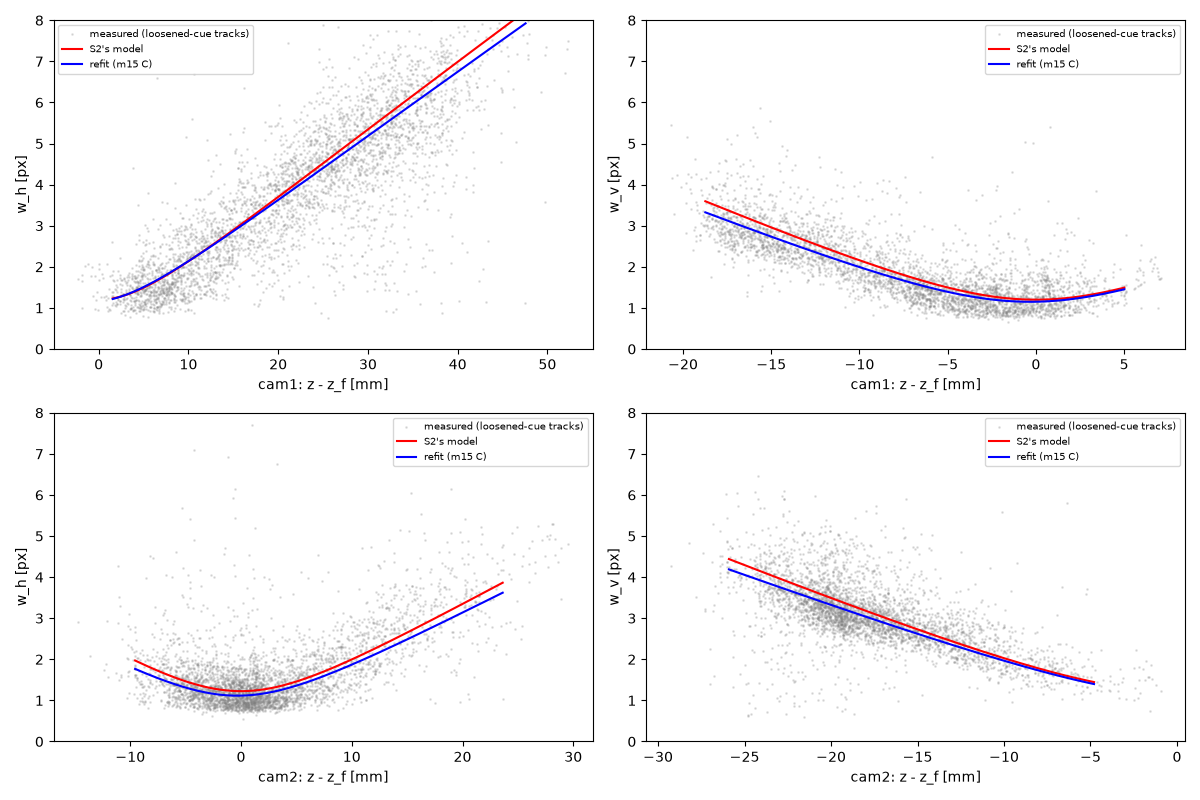

This figure's Python source:
"""M0 and M1 (plan, section 3): T1's shape model from its tracked particles' measured widths.

    python m01_shape.py

M0, the data.  The long tracks' points with a detection within 3 px in both cameras (gather.py, every 5th frame), their
measured RMS widths w = sqrt(L^2/12 + s^2) along u and v, and the focal depths z_tan, z_sag of each camera at the
track's 3-D point, from two runs:
  - the 15 px run (s3_final_m15): its tracks passed the depth cue at 0.8 px / 20 %, so their widths are censored towards
    the current model;
  - the run with the cue loosened to 1.5 px / 40 % (s3_final_m15cue, this plan's), keeping only its long (>= 20
    points), swirl-consistent tracks (T1-e's test: the mean |v_r| / |v| over the steps >= 8 mm from the axis at most
    0.3), so that the looser cue's extra ghosts stay out.
  Per camera and axis: the residual against S2's model (A, z_f, sigma0; cases/cyl_20261007/data/T1_shape.json), its
  depth trend, the share inside the cue, and the share of the residual's variance that is per particle (between
  tracks, the intra-class correlation).
M1, the refit.  Per camera, by robust least squares (Cauchy loss, scale 0.5 px) on both widths, on the tracks of even
id (the odd ones held out), models:
  A   A, z_f, sigma0 (S2's model A, refitted on the tracks);
  B   + delta, one depth offset of both focal depths (S2's model B);
  C   + delta_h, delta_v: separate offsets of z_tan and z_sag (the trends T1-c and S2 found have opposite signs in w_h
      and w_v: the astigmatism's split, not the overall depth, is off);
  D   C with separate sigma0 along u and v.
  Judged on held-out data, truth-free, as S2 judges: on the held-out frames 5, 15, ..., 245, every candidate pair of all
  detections (t1_m15's gather), the depth cue (both widths in both cameras within max(0.8 px, 20 %) of the model at the
  pair's midpoint) under each model: the true pairs it keeps (signal band d <= 1.5 px minus k x the band 4-8 px) and
  the random ones (the band 4-8 px), against S2's model; also the tolerances that maximise true / sqrt(random) (S2's
  rule).  The plan's bar: >= 65 % of the true pairs kept with no more random ones; stop if the error is per-particle
  scatter (a refit cannot remove that).  The flux law (log flux against log(|b| + |c| + 2)) is refitted for the
  chosen model, and its OTF table written for M2 (data/shape/T1_otf_<model>.txt; the case's own table untouched).
Writes m01_shape_out.txt, .json and m01_shape.png.
"""
from __future__ import annotations

import math
import os

import numpy as np

import selfcal as sc

GATE = 3.0
TOL = (0.8, 0.2)
SIG, BG0, BAND = 1.5, 4.0, 8.0
HELD = list(range(5, 246, 10))


def swirl_per_track(tracks, r_min=8.0):
    """T1-e's swirl statistic per track key: the mean of |v_r| / |v| over its steps at least r_min from the axis."""
    out = {}
    for k, tr in tracks.items():
        if len(tr) < 4 or np.any(np.diff(tr[:, 0]) != 1):
            out[k] = np.nan
            continue
        X = tr[:, 1:4]
        v = np.diff(X, axis=0)
        m = 0.5 * (X[1:] + X[:-1])
        r = np.hypot(m[:, 0], m[:, 2])
        sp = np.linalg.norm(v, axis=1)
        ok = (r >= r_min) & (sp > 0)
        vr = (m[:, 0] * v[:, 0] + m[:, 2] * v[:, 2]) / np.maximum(r, 1e-9)
        out[k] = float(np.mean(np.abs(vr[ok]) / sp[ok])) if ok.any() else np.nan
    return out


def points(name, run_dir, keep_tracks=None):
    """Track points paired in both cameras: widths (n, 2 cams, 2 axes), focal depths (n, 2, 2), detections' flux and
    box lengths, track keys."""
    recs = sc.load_gather(name)
    W, Z, F, Lb, keys, fr = [], [], [], [], [], []
    for g in recs:
        if not len(g["X"]):
            continue
        m = ((g["pair"] >= 0) & (g["pair_dist"] <= GATE)).all(axis=1)
        kk = [(str(a), int(b)) for a, b in zip(g["track_kind"], g["track_id"])]
        if keep_tracks is not None:
            m &= np.array([k in keep_tracks for k in kk])
        idx = np.flatnonzero(m)
        w = np.zeros((len(idx), 2, 2))
        f = np.zeros((len(idx), 2))
        lb = np.zeros((len(idx), 2, 2))
        for c in (0, 1):
            d = g[f"det{c}"][g["pair"][idx, c]]
            w[:, c, 0] = np.sqrt(d[:, 2] ** 2 / 12 + d[:, 4] ** 2)
            w[:, c, 1] = np.sqrt(d[:, 3] ** 2 / 12 + d[:, 5] ** 2)
            f[:, c] = d[:, 8]
            lb[:, c] = d[:, 2:4]
        z = np.stack([g["z_track0"][idx], g["z_track1"][idx]], axis=1)
        W.append(w)
        Z.append(z)
        F.append(f)
        Lb.append(lb)
        keys += [kk[i] for i in idx]
        fr.append(np.full(len(idx), int(g["t"])))
    return {"w": np.concatenate(W), "z": np.concatenate(Z), "flux": np.concatenate(F), "Lbox": np.concatenate(Lb),
            "keys": keys, "frame": np.concatenate(fr)}


def widths(p, f_px, z, model):
    """Predicted RMS widths (n, 2) for the parameters p of a model at focal depths z (n, 2)."""
    if model == "A":
        A, zf, s0 = p
        dh = dv = 0.0
        sh = sv = s0
    elif model == "B":
        A, zf, s0, d = p
        dh = dv = d
        sh = sv = s0
    elif model == "C":
        A, zf, s0, dh, dv = p
        sh = sv = s0
    else:
        A, zf, sh, sv, dh, dv = p
    Lh = A * f_px * np.abs(1.0 / (z[:, 0] + dh) - 1.0 / zf)
    Lv = A * f_px * np.abs(1.0 / (z[:, 1] + dv) - 1.0 / zf)
    return np.column_stack([np.sqrt(Lh ** 2 / 16 + sh ** 2), np.sqrt(Lv ** 2 / 16 + sv ** 2)])


def start(model, s2):
    A, zf, s0 = s2["A_mm"], s2["z_f_mm"], s2["sigma0_px"]
    return {"A": [A, zf, s0], "B": [A, zf, s0, 0.0], "C": [A, zf, s0, 0.0, 0.0], "D": [A, zf, s0, s0, 0.0, 0.0]}[model]


def fit_model(w, z, f_px, model, s2):
    from scipy.optimize import least_squares
    ok = np.all(np.isfinite(z), axis=1) & np.all(np.isfinite(w), axis=1)

    def res(p):
        return (widths(p, f_px, z[ok], model) - w[ok]).ravel()
    lo = {"A": [1.0, 300.0, 0.3], "B": [1.0, 300.0, 0.3, -300.0], "C": [1.0, 300.0, 0.3, -300.0, -300.0],
          "D": [1.0, 300.0, 0.3, 0.3, -300.0, -300.0]}[model]
    hi = {"A": [60.0, 3000.0, 3.0], "B": [60.0, 3000.0, 3.0, 300.0], "C": [60.0, 3000.0, 3.0, 300.0, 300.0],
          "D": [60.0, 3000.0, 3.0, 3.0, 300.0, 300.0]}[model]
    best = None
    for dA in (0.7, 1.0, 1.4):
        p0 = np.array(start(model, s2), float)
        p0[0] *= dA
        r = least_squares(res, p0, bounds=(lo, hi), loss="cauchy", f_scale=0.5, x_scale="jac", max_nfev=2000)
        if best is None or r.cost < best.cost:
            best = r
    return best.x, float(best.cost)


def residual_stats(w, z, f_px, p, model):
    ok = np.all(np.isfinite(z), axis=1)
    pr = widths(p, f_px, z[ok], model)
    r = w[ok] - pr                         # measured - predicted (T1-c's sign)
    q = lambda x: np.percentile(np.abs(x), [50, 68, 90]).tolist()  # noqa: E731
    inside = np.all(np.abs(r) <= np.maximum(TOL[0], TOL[1] * pr), axis=1)
    return {"n": int(ok.sum()), "q_h": q(r[:, 0]), "q_v": q(r[:, 1]), "median_h": float(np.median(r[:, 0])),
            "median_v": float(np.median(r[:, 1])), "inside_cue": float(inside.mean())}, r, ok


def icc(r, keys):
    """The share of the residual's variance that lies between tracks (a robust ANOVA: track medians)."""
    from collections import defaultdict
    groups = defaultdict(list)
    for x, k in zip(r, keys):
        if np.isfinite(x):
            groups[k].append(x)
    means = np.array([np.mean(v) for v in groups.values() if len(v) >= 3])
    within = np.concatenate([np.array(v) - np.mean(v) for v in groups.values() if len(v) >= 3])
    nbar = np.mean([len(v) for v in groups.values() if len(v) >= 3])
    vb = np.var(means) - np.var(within) / nbar
    return float(max(vb, 0.0) / (max(vb, 0.0) + np.var(within))), int(len(means))


def depth_trend(x, r, nb=6):
    ok = np.isfinite(x) & np.isfinite(r)
    e = np.quantile(x[ok], np.linspace(0, 1, nb + 1))
    c, m = [], []
    for lo, hi in zip(e[:-1], e[1:]):
        s = ok & (x >= lo) & (x <= hi)
        c.append(float(np.median(x[s])))
        m.append(float(np.median(r[s])))
    return c, m


def fit_map(uv, y, lam=1e4, iters=6):
    """A smooth scalar map over the sensor (one B-spline component of selfcal.Field), Cauchy-weighted."""
    import scipy.sparse as sp
    import scipy.sparse.linalg as spla
    f = sc.Field(1)
    cols, vals = f.basis_rows(uv)
    A = sp.csr_matrix((vals.ravel(), (np.repeat(np.arange(len(uv)), 16), cols.ravel())), shape=(len(uv), f.nb))
    R = lam * sp.csr_matrix(f.penalty()) + sp.identity(f.nb)
    w = np.ones(len(uv))
    th = np.zeros(f.nb)
    s = 1.4826 * np.median(np.abs(y - np.median(y)))
    for _ in range(iters):
        th = spla.spsolve((A.T @ sp.diags(w) @ A + R).tocsc(), A.T @ (w * y))
        e = (y - A @ th) / max(s, 1e-6)
        w = 1.0 / (1.0 + (e / 2.0) ** 2)
    f.theta[:f.nb] = th
    return f


def eval_map(f, uv):
    return f.eval_points(0, uv)[:, 0]


def cue_stats(recs, params, f_px, models, tol=TOL, wmaps=None, use=()):
    """S2's held-out statistics of the depth cue on every candidate pair: (true kept, its SE, random kept); with
    wmaps, the measured widths are first corrected by the maps of (camera, axis) in use."""
    keep, d = [], []
    for g in recs:
        C = g["cand"]
        if not len(C):
            continue
        ok = np.ones(len(C), bool)
        for c in (0, 1):
            z = g[f"z_cand{c}"]
            good = np.all(np.isfinite(z), axis=1)
            det = g[f"det{c}"][C[:, c].astype(int)]
            wm = np.column_stack([np.sqrt(det[:, 2] ** 2 / 12 + det[:, 4] ** 2),
                                  np.sqrt(det[:, 3] ** 2 / 12 + det[:, 5] ** 2)])
            for k in (0, 1):
                if wmaps is not None and (c, k) in use:
                    wm[:, k] = wm[:, k] - eval_map(wmaps[(c, k)], det[:, :2])
            zz = np.where(good[:, None], z, 1e3)
            pr = widths(params[c], f_px[c], zz, models[c])
            ok &= good & np.all(np.abs(wm - pr) <= np.maximum(tol[0], tol[1] * pr), axis=1)
        keep.append(ok)
        d.append(C[:, 5])
    keep, d = np.concatenate(keep), np.concatenate(d)
    sig, bg = d <= SIG, (d >= BG0) & (d <= BAND)
    k = SIG / (BAND - BG0)
    n_true = sig.sum() - k * bg.sum()
    t = keep[sig].sum() - k * keep[bg].sum()
    se = math.sqrt(keep[sig].sum() + k ** 2 * keep[bg].sum())
    return float(t / n_true), float(se / n_true), float(keep[bg].mean()), float(n_true / len(recs))


def main():
    log = sc.Log("m01_shape")
    shape = sc.load_json(os.path.join(sc.CASE_DATA, "T1_shape.json"))
    s2 = shape["cameras"]
    f_px = [c["f_px"] for c in s2]
    p_s2 = [[c["A_mm"], c["z_f_mm"], c["sigma0_px"]] for c in s2]
    out = {"s2_model": s2}
    log(f"M0/M1: S2's model A: cam1 A {p_s2[0][0]:.2f} mm, z_f {p_s2[0][1]:.1f} mm, sigma0 {p_s2[0][2]:.3f} px; cam2 A "
        f"{p_s2[1][0]:.2f}, z_f {p_s2[1][1]:.1f}, sigma0 {p_s2[1][2]:.3f}")

    # M0: the data
    t_cue, _last = sc.read_tracks(os.path.join(sc.CASE_RUNS, "s3_final_m15cue"))
    sw = swirl_per_track(t_cue)
    keep = {k for k, tr in t_cue.items() if len(tr) >= 20 and np.isfinite(sw[k]) and sw[k] <= 0.3}
    log(f"  the loosened-cue run: {len(t_cue)} long tracks; {len(keep)} kept (>= 20 points, swirl <= 0.3; "
        f"{sum(1 for k, tr in t_cue.items() if len(tr) >= 20)} have >= 20 points)")
    data = {"m15": points("t1_m15", sc.RUN_M15), "cue": points("t1_m15cue", None, keep)}
    out["M0"] = {}
    for nm, D in data.items():
        rec = {"points": len(D["keys"]), "tracks": len(set(D["keys"]))}
        for c in (0, 1):
            st, r, ok = residual_stats(D["w"][:, c], D["z"][:, c], f_px[c], p_s2[c], "A")
            ich, _ = icc(r[:, 0], [k for k, o in zip(D["keys"], ok) if o])
            icv, ntr = icc(r[:, 1], [k for k, o in zip(D["keys"], ok) if o])
            zz = D["z"][ok, c]
            th = depth_trend(zz[:, 0] - s2[c]["z_f_mm"], r[:, 0])
            tv = depth_trend(zz[:, 1] - s2[c]["z_f_mm"], r[:, 1])
            st.update({"icc_h": ich, "icc_v": icv, "icc_tracks": ntr, "trend_h": th, "trend_v": tv})
            rec[f"cam{c + 1}"] = st
            log(f"  M0 {nm}, cam{c + 1}: {st['n']} points; |measured - S2's model| 50/68/90 %: w_h "
                f"{'/'.join(f'{x:.2f}' for x in st['q_h'])}, w_v {'/'.join(f'{x:.2f}' for x in st['q_v'])} px (medians "
                f"{st['median_h']:+.2f}, {st['median_v']:+.2f}); inside the cue {100 * st['inside_cue']:.0f} %; per "
                f"particle (between tracks) {100 * ich:.0f} % / {100 * icv:.0f} % of the variance; trend with z - z_f: "
                f"w_h {', '.join(f'{m:+.2f}' for m in th[1])}; w_v {', '.join(f'{m:+.2f}' for m in tv[1])}")
        out["M0"][nm] = rec

    # M1: the refits on the even tracks, held out on the odd
    held_recs = sc.load_gather("t1_m15", frames=set(HELD))
    base_cue = cue_stats(held_recs, p_s2, f_px, ["A", "A"])
    log(f"  M1: the held-out frames' candidate pairs ({base_cue[3]:.0f} true pairs per frame in the signal band): S2's "
        f"model keeps {100 * base_cue[0]:.1f} +- {100 * base_cue[1]:.1f} % of the true pairs and {100 * base_cue[2]:.2f} "
        f"% of the random ones")
    out["M1"] = {"s2_model_cue": base_cue, "fits": {}}
    fits = {}
    for nm in ("m15", "cue"):
        D = data[nm]
        even = np.array([k[1] % 2 == 0 for k in D["keys"]])
        for model in ("A", "B", "C", "D"):
            ps, rows = [], {}
            for c in (0, 1):
                p, cost = fit_model(D["w"][even, c], D["z"][even, c], f_px[c], model, s2[c])
                st_te, r_te, _ok = residual_stats(D["w"][~even, c], D["z"][~even, c], f_px[c], p, model)
                ps.append(p.tolist())
                rows[f"cam{c + 1}"] = {"params": p.tolist(), "cost": cost, "heldout_tracks": st_te}
            cs = cue_stats(held_recs, ps, f_px, [model, model])
            fits[(nm, model)] = (ps, cs)
            out["M1"]["fits"][f"{nm}_{model}"] = {**rows, "cue": cs}
            log(f"  M1 {nm} model {model}: cam1 {np.round(ps[0], 2).tolist()}, cam2 {np.round(ps[1], 2).tolist()}; "
                f"held-out tracks |resid| 68 %: cam1 {rows['cam1']['heldout_tracks']['q_h'][1]:.2f}/"
                f"{rows['cam1']['heldout_tracks']['q_v'][1]:.2f}, cam2 {rows['cam2']['heldout_tracks']['q_h'][1]:.2f}/"
                f"{rows['cam2']['heldout_tracks']['q_v'][1]:.2f} px; cue on the held-out frames: true kept "
                f"{100 * cs[0]:.1f} +- {100 * cs[1]:.1f} %, random {100 * cs[2]:.2f} %")
    # the best by the held-out cue: most true pairs with no more random ones than S2's model
    ok_fits = {k: v for k, v in fits.items() if v[1][2] <= base_cue[2] * 1.05}
    best = max(ok_fits or fits, key=lambda k: (ok_fits or fits)[k][1][0])
    ps, cs = fits[best]
    log(f"  best (the most true pairs kept with at most 5 % more random ones than S2's): {best[0]} model {best[1]}: "
        f"true {100 * cs[0]:.1f} % (S2's {100 * base_cue[0]:.1f} %), random {100 * cs[2]:.2f} % ({100 * base_cue[2]:.2f} %)")
    # the tolerance scan of the best (S2's rule: maximise true / sqrt(random))
    scan = []
    for tp in (0.5, 0.6, 0.8, 1.0, 1.2):
        for tr in (0.1, 0.15, 0.2, 0.25, 0.3):
            t, se, r, _n = cue_stats(held_recs, ps, f_px, [best[1], best[1]], (tp, tr))
            scan.append({"tol_px": tp, "tol_rel": tr, "true_kept": t, "true_kept_se": se, "random_kept": r})
    rec_t = max(scan, key=lambda x: x["true_kept"] / math.sqrt(max(x["random_kept"], 1e-9)))
    base_t = max([cue_stats(held_recs, p_s2, f_px, ["A", "A"], (tp, tr)) + (tp, tr)
                  for tp in (0.5, 0.6, 0.8, 1.0, 1.2) for tr in (0.1, 0.15, 0.2, 0.25, 0.3)],
                 key=lambda x: x[0] / math.sqrt(max(x[2], 1e-9)))
    log(f"  tolerances (true / sqrt(random) at its largest): the best model at {rec_t['tol_px']} px / {rec_t['tol_rel']}: "
        f"true {100 * rec_t['true_kept']:.1f} %, random {100 * rec_t['random_kept']:.2f} %; S2's model at "
        f"{base_t[4]} px / {base_t[5]}: true {100 * base_t[0]:.1f} %, random {100 * base_t[2]:.2f} %")
    out["M1"].update({"best": {"data": best[0], "model": best[1], "params": ps, "cue": cs}, "scan": scan,
                      "best_tolerances": rec_t, "s2_best_tolerances": list(base_t)})
    # a fair comparison: each model's true pairs kept at the same random rate (its tolerance scan's upper envelope,
    # interpolated at S2's random rate and at 2 and 5 %)
    tps = (0.4, 0.5, 0.6, 0.7, 0.8, 0.9, 1.0, 1.2, 1.5)
    trs = (0.1, 0.15, 0.2, 0.25, 0.3, 0.4)
    roc = {}
    cand_models = {"S2": (p_s2, "A")}
    for key in (("m15", "A"), ("m15", "C"), ("cue", "A"), ("cue", "C"), best):
        cand_models[f"{key[0]}_{key[1]}"] = (fits[key][0], key[1])
    for nm, (pp, md) in cand_models.items():
        pts = sorted((cue_stats(held_recs, pp, f_px, [md, md], (tp, tr))[2],
                      cue_stats(held_recs, pp, f_px, [md, md], (tp, tr))[0]) for tp in tps for tr in trs)
        env, top = [], -1.0
        for r_, t_ in pts:                      # the upper envelope: the most true pairs at or below each random rate
            if t_ > top:
                env.append((r_, t_))
                top = t_
        er, et = np.array(env).T
        at = {f"{x:.4f}": float(np.interp(x, er, et)) for x in (0.02, base_cue[2], 0.05)}
        roc[nm] = {"envelope": env, "true_at": at}
        log(f"  ROC {nm}: true pairs kept at the same random rate: 2 % -> {100 * at['0.0200']:.1f} %, "
            f"{100 * base_cue[2]:.2f} % -> {100 * at[f'{base_cue[2]:.4f}']:.1f} %, 5 % -> {100 * at['0.0500']:.1f} %")
    out["M1"]["roc"] = roc
    gain = max(v["true_at"][f"{base_cue[2]:.4f}"] for k, v in roc.items() if k != "S2") \
        - roc["S2"]["true_at"][f"{base_cue[2]:.4f}"]
    out["M1"]["roc_gain_at_s2_random"] = gain
    log(f"  the refits' best gain at S2's random rate: {100 * gain:+.1f} points of the true pairs")
    # is the per-particle part a map over the image (e.g. field curvature), which a model could take up?
    D = data["m15"]
    maps = {}
    h1 = D["frame"] <= 125
    for c in (0, 1):
        st, r, ok = residual_stats(D["w"][:, c], D["z"][:, c], f_px[c], p_s2[c], "A")
        recs_m = sc.load_gather("t1_m15")
        uv = np.concatenate([g[f"det{c}"][g["pair"][((g["pair"] >= 0) & (g["pair_dist"] <= GATE)).all(axis=1), c], :2]
                             for g in recs_m if len(g["X"])])[ok]
        for k, axn in ((0, "w_h"), (1, "w_v")):
            n, med, se = sc.cell_stats(uv, r[:, k])
            n1, m1, _s1 = sc.cell_stats(uv[h1[ok]], r[h1[ok], k])
            n2, m2, _s2 = sc.cell_stats(uv[~h1[ok]], r[~h1[ok], k])
            from v0_pattern import corr
            cc, nc = corr(m1, m2)
            stt = sc.map_rms(med, se, n)
            maps[f"cam{c + 1}_{axn}"] = {"median": med.tolist(), "stats": stt, "halves_corr": cc, "cells": nc}
            log(f"  width residual map cam{c + 1} {axn}: {stt['cells']} cells, RMS of the cell medians "
                f"{stt['rms']:.3f} px ({stt['rms_noise_corrected']:.3f} with their noise taken off); halves "
                f"correlation {cc:.2f}")
    out["M0"]["width_maps"] = maps
    # M1b: the widths' map over the image as a model term (a lens's field curvature changes the blur across the field
    # at one depth, which the model's z_f cannot): per camera and axis a smooth map (B-splines 10 x 6, bending 1e4,
    # Cauchy) of the residual against S2's model, fitted on the even tracks of the 15 px run, subtracted from every
    # held-out candidate pair's measured widths, then the cue's ROC as above
    wmaps = {}
    even = np.array([k[1] % 2 == 0 for k in D["keys"]])
    for c in (0, 1):
        st, r, ok = residual_stats(D["w"][:, c], D["z"][:, c], f_px[c], p_s2[c], "A")
        recs_m = sc.load_gather("t1_m15")
        uv = np.concatenate([g[f"det{c}"][g["pair"][((g["pair"] >= 0) & (g["pair_dist"] <= GATE)).all(axis=1), c], :2]
                             for g in recs_m if len(g["X"])])[ok]
        ev = even[ok]
        for k in (0, 1):
            wmaps[(c, k)] = fit_map(uv[ev], r[ev, k])
            # held out on the odd tracks: the residual's |.| 68 % before and after the map
            pred = eval_map(wmaps[(c, k)], uv[~ev])
            q0 = float(np.percentile(np.abs(r[~ev, k]), 68))
            q1 = float(np.percentile(np.abs(r[~ev, k] - pred), 68))
            log(f"  M1b map cam{c + 1} {'w_h' if k == 0 else 'w_v'}: its RMS {np.sqrt(np.mean(pred ** 2)):.3f} px at the "
                f"odd tracks; their |residual| 68 % {q0:.3f} -> {q1:.3f} px")
    roc_m = {}
    for nm, use in (("S2+maps", {(0, 0), (0, 1), (1, 0), (1, 1)}), ("S2+cam1_wh_map", {(0, 0)})):
        pts = sorted((cue_stats(held_recs, p_s2, f_px, ["A", "A"], (tp, tr), wmaps, use)[2],
                      cue_stats(held_recs, p_s2, f_px, ["A", "A"], (tp, tr), wmaps, use)[0]) for tp in tps for tr in trs)
        env, top = [], -1.0
        for r_, t_ in pts:
            if t_ > top:
                env.append((r_, t_))
                top = t_
        er, et = np.array(env).T
        at = {f"{x:.4f}": float(np.interp(x, er, et)) for x in (0.02, base_cue[2], 0.05)}
        roc_m[nm] = {"envelope": env, "true_at": at}
        log(f"  ROC {nm}: true pairs kept at 2 % random {100 * at['0.0200']:.1f} %, at "
            f"{100 * base_cue[2]:.2f} % {100 * at[f'{base_cue[2]:.4f}']:.1f} %, at 5 % {100 * at['0.0500']:.1f} % "
            f"(S2 alone: {100 * roc['S2']['true_at']['0.0200']:.1f}, {100 * roc['S2']['true_at'][f'{base_cue[2]:.4f}']:.1f}, "
            f"{100 * roc['S2']['true_at']['0.0500']:.1f} %)")
    out["M1"]["roc_maps"] = roc_m
    judged = cs[0] >= 0.65 and cs[2] <= base_cue[2] * 1.05
    out["M1"]["judged_ge_65"] = judged
    log(f"M1 judged: {'PASS' if judged else 'not met'} (the plan's bar: >= 65 % of the true pairs with no more random "
        f"ones; S2's {100 * base_cue[0]:.1f} %)")
    sc.save_json(os.path.join(sc.DATA, "shape", "m01_best.json"), out["M1"]["best"])

    import matplotlib
    matplotlib.use("Agg")
    import matplotlib.pyplot as plt
    fig, ax = plt.subplots(2, 2, figsize=(12, 8))
    D = data["cue"]
    for c in (0, 1):
        for k, ax_ in ((0, "w_h vs z_tan"), (1, "w_v vs z_sag")):
            a = ax[c, k]
            ok = np.all(np.isfinite(D["z"][:, c]), axis=1)
            x = D["z"][ok, c, k] - s2[c]["z_f_mm"]
            a.scatter(x, D["w"][ok, c, k], s=1, alpha=0.2, c="0.5", label="measured (loosened-cue tracks)")
            xs = np.linspace(np.percentile(x, 1), np.percentile(x, 99), 200)
            zz = np.column_stack([xs + s2[c]["z_f_mm"], xs + s2[c]["z_f_mm"]])
            a.plot(xs, widths(p_s2[c], f_px[c], zz, "A")[:, k], "r-", label="S2's model")
            a.plot(xs, widths(ps[c], f_px[c], zz, best[1])[:, k], "b-", label=f"refit ({best[0]} {best[1]})")
            a.set_xlabel(f"cam{c + 1}: z - z_f [mm]")
            a.set_ylabel(f"{ax_.split()[0]} [px]")
            a.set_ylim(0, 8)
            a.legend(fontsize=7)
    fig.tight_layout()
    fig.savefig(os.path.join(sc.HERE, "m01_shape.png"), dpi=100)
    plt.close(fig)
    log.save(out)


if __name__ == "__main__":
    main()
